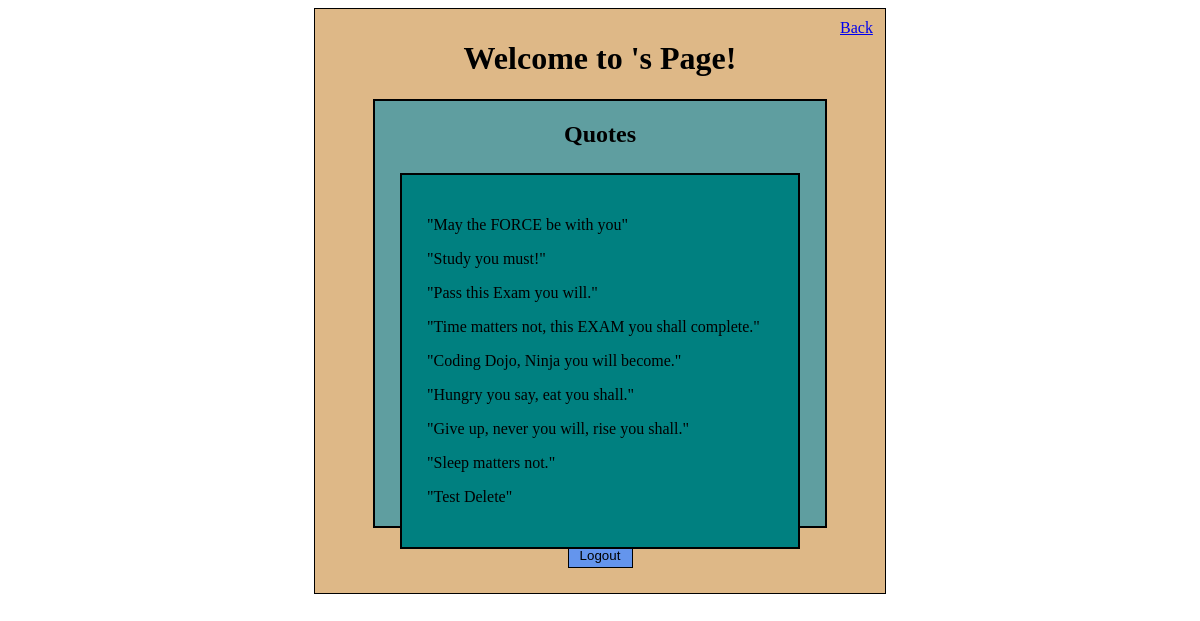
The app's page /my_quotes/3 with its own data.
### quoteDash_app/models.py (models this page shows)
class Quote(models.Model):
    quote = models.CharField(max_length=255)
    author = models.ForeignKey(User, related_name='user_quote', on_delete=models.CASCADE)
    objects = QuoteManager()
    user_likes = models.ManyToManyField(User, related_name='liked_quote')

### quoteDash_app/views.py (the view)
# urls.py: path('my_quotes/<int:id>', views.profile),
def profile(request, id):
    context = {
        'author': User.objects.get(id=id)
    }
    return render(request, 'Qprofile.html', context)

### Quote_Dash 2/quoteDash_app/templates/Qprofile.html (shortened to what this page needs)
<!DOCTYPE html>
<html lang="en">
<head>
    {% load static %}
    <link rel="stylesheet" href="https://unpkg.com/simplebar@latest/dist/simplebar.css">
    <link rel="stylesheet" href="{% static 'Qprofile_styles.css' %}">
</head>
<body>
    <div id="container">
        <a class="edit" href="/back">Back</a>
        <h1>Welcome to {{user.last_name}}'s Page!</h1>
        <div id="quotes" data-simplebar>
            <h2>Quotes</h2>
            <div class="one_quote" >
                {% for quote in author.user_quote.all %}
                <p>"{{quote.quote}}"</p>
                {% endfor %}
            </div>
        </div>
        <form  action="/Logout" method="POST">
            <input id="logout" type="submit" value="Logout">
        </form>
    </div>
</body>
</html>

### quoteDash_app/static/Qprofile_styles.css (style rules this page uses)
#container { width: 550px; min-height: 550px; background-color: burlywood; margin: 0px auto; padding: 10px; border: 1px solid black; }
#container h1 { text-align: center; }
.edit { display: block; position: absolute; margin-left: 515px; }
#quotes { display: inline-block; background-color: cadetblue; width: 450px; height: 425px; margin: 0px 48px; border: 2px solid black; }
#quotes h2 { text-align: center; }
.one_quote { background-color: teal; padding: 25px; margin: 25px; min-height: 275px; border: 2px solid black; }
#logout { display: block; width: 65px; height: 25px; border: 1px solid black; text-align: center; background-color: cornflowerblue; margin: 15px auto; }

### records on screen
Quote: quote "May the FORCE be with you"
Quote: quote "Study you must!"
Quote: quote "Pass this Exam you will."
Quote: quote "Time matters not, this EXAM you shall complete."
Quote: quote "Coding Dojo, Ninja you will become."
Quote: quote "Hungry you say, eat you shall."
Quote: quote "Give up, never you will, rise you shall."
Quote: quote "Sleep matters not."
Quote: quote "Test Delete"
